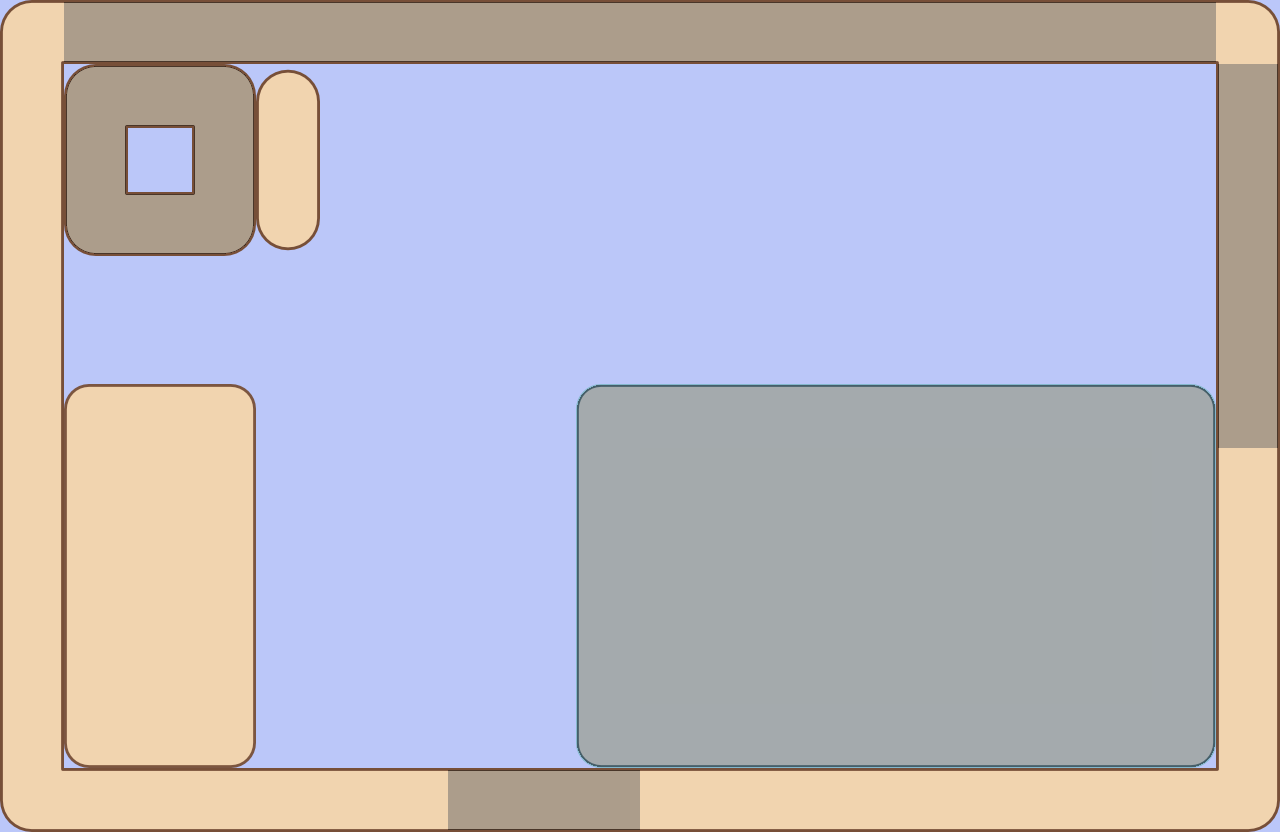

A 2D game scene composited from a Tiled map and its tileset images. What follows is a short description and the map's XML, with each tile layer's data collapsed to a summary:
An orthogonal 20x13 tile map with 64x64 px tiles, 3 tile layers (fondo, Capa de patrones 2, nowallz) and 14 objects (5x ET_WALL_NOPORTAL, ET_PRINCESS, ET_PLAYER).

<map version="1.0" orientation="orthogonal" width="20" height="13" tilewidth="64" tileheight="64">
 <tileset firstgid="1" name="tilemapinkscape" tilewidth="64" tileheight="64">
  <image source="tilemapinkscape.png" trans="000000" width="1024" height="1024" />
 </tileset>
 <layer name="fondo" width="20" height="13">
  <data>[260 cells, 260 non-empty, 1 distinct tile ids]</data>
 </layer>
 <layer name="Capa de patrones 2" width="20" height="13">
  <data>[260 cells, 151 non-empty, 9 distinct tile ids]</data>
 </layer>
 <objectgroup name="Capa de Objetos 1" width="20" height="13">
  <object name="ET_WALL_NOPORTAL" x="192" y="0" width="1088" height="64" />
  <object name="ET_WALL_NOPORTAL" x="1216" y="64" width="64" height="384" />
  <object name="ET_WALL_NOPORTAL" x="576" y="384" width="640" height="384" />
  <object name="ET_WALL_NOPORTAL" x="64" y="64" width="192" height="192" />
  <object x="256" y="64" width="64" height="192" />
  <object x="64" y="384" width="192" height="384" />
  <object x="1216" y="448" width="64" height="384" />
  <object x="64" y="768" width="384" height="64" />
  <object x="0" y="0" width="64" height="832" />
  <object x="64" y="0" width="128" height="64" />
  <object name="ET_PRINCESS" x="1152" y="128" width="64" height="64" />
  <object name="ET_PLAYER" x="128" y="320" width="64" height="64" />
  <object name="ET_WALL_NOPORTAL" x="448" y="768" width="192" height="64" />
  <object x="640" y="768" width="576" height="64" />
 </objectgroup>
 <layer name="nowallz" width="20" height="13">
  <data>[260 cells, 95 non-empty, 5 distinct tile ids]</data>
 </layer>
</map>
